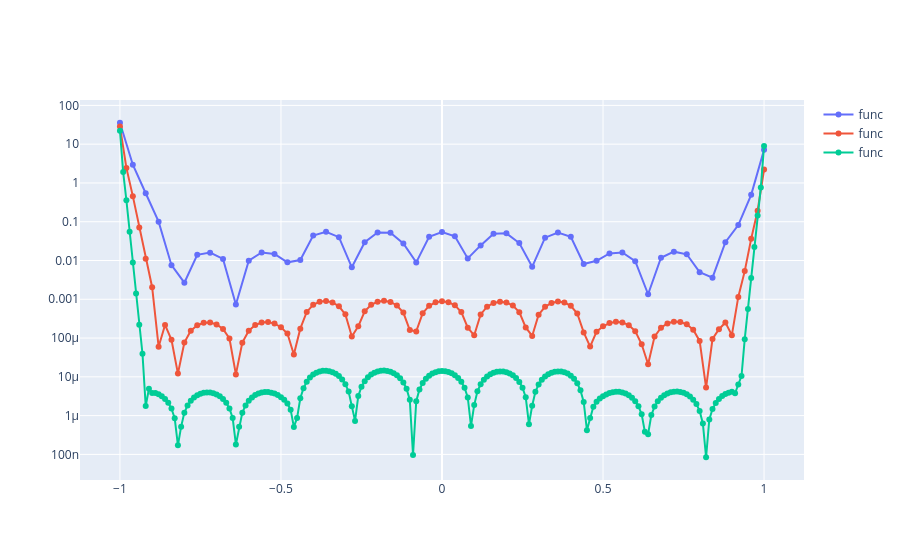

The notebook cell this image was saved under:
### Code cell
fig = go.Figure()
for x, f in zip(xlist, d2err):
    fig.add_trace(go.Scatter(x=x, y=np.abs(f), name="func", mode="lines+markers",hoverinfo='skip'))

fig.update_yaxes(type="log")   # <-- semilog-y
fig.show()
